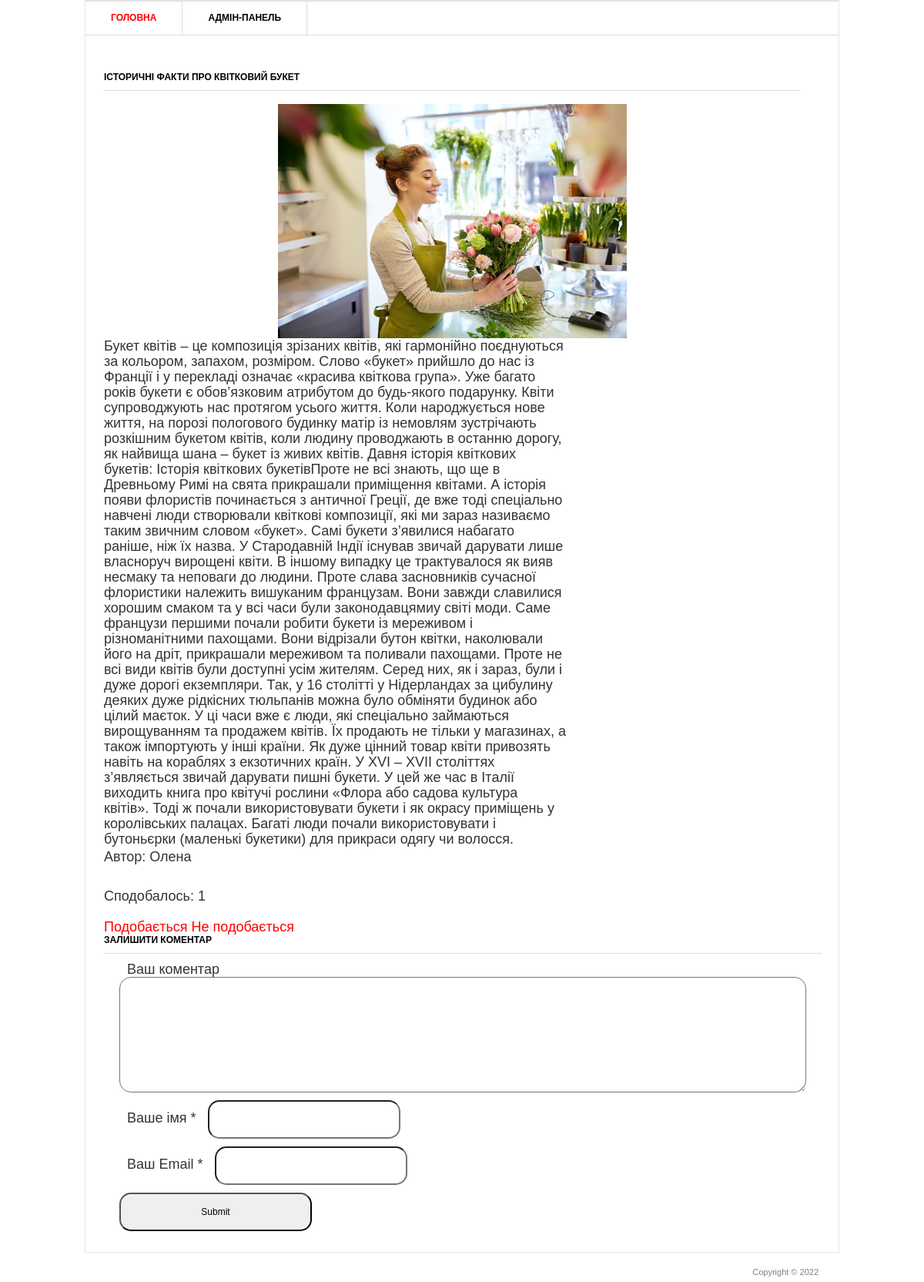
Screenshot of /3/ with the database file from the repository.
### blog/models.py (models this page shows, shortened)
class Post(models.Model):
    tittle = models.CharField('Заголовок запису', max_length=100)
    description = models.TextField('Текст запису')
    author = models.CharField('Імя автора', max_length=100)
    date = models.DateField('Дата публікації')
    img = models.ImageField('Зображення', upload_to='image/%Y')
    class Meta:
        verbose_name = 'Запис'
        verbose_name_plural = 'Записи'

### blog/views.py (the view)
# urls.py: path('<int:pk>/', views.PostDetail.as_view()),
class PostDetail(View):
    def get(self, request, pk):
        post = Post.objects.get(id=pk)
        return render(request, 'blog/blog_detail.html', {'post': post})

### templates/blog/blog_detail.html (shortened to what this page needs)
{% load static %}
<html >
<head>
	<link rel="stylesheet" href="{% static 'css/style.css' %}" type="text/css" media="all" />
</head>
<body>
<div class="shell">
	<div class="border">
		<div id="navigation">
			<ul>
			    <li><a href="/" class="active">Головна</a></li>
			    <li><a href="/admin">Адмін-панель</a></li>
			</ul>
		</div>
		<div id="main">
			<div id="content" class="left">
				<div class="projects">
					<h3>{{ post.tittle }}</h3>
					<p align="center">
                        <a href="#"><img src="{{ post.img.url }}" width="50%" /></a>
                    </p>
					<div class="item">
						<div class="text left">
							<p>{{ post.description }}</p>
							<p>Автор: {{ post.author }} </p>
						</div>
					</div>
				</div>
			</div>
			<div>
				<br>
				<p>Сподобалось: {{ post.likes_set.all.count }}</p>
				<br>
				<a href="{% url 'add_likes' post.id %}">Подобається</a>
				<a href="{% url 'del_likes' post.id %}">Не подобається</a>
			</div>
			<div class="form-comment">
				<h3>Залишити коментар</h3>
				<div>
					<form action="{% url 'add_comments' post.id %}" method="post">
						<div>
							<label>Ваш коментар</label>
							<textarea name="text_comments"></textarea>
						</div>
						<div>
							<label>Ваше імя *</label>
							<input type="text" name="name">
						</div>
						<div>
							<label>Ваш Email *</label>
							<input type="email" name="email">
						</div>
						<div>
							<input type="submit">
						</div>
					</form>
				</div>
			</div>
		</div>
	</div>
	<div id="footer">
		<p class="copy right">Copyright &copy;  2022 </p>
	</div>
</div>
</body>
</html>

### static/css/style.css (style rules this page uses)
* { margin: 0; padding: 0; outline:0; }
body { font-size: 18px; line-height: 20px; font-family: Georgia, Arial, Helvetica, Sans-Serif; color: #333; background: url() repeat 0 0; }
a { color: #ff0000; text-decoration: none; cursor:pointer; }
a img { border: 0; }
input, textarea, select { font-family: Arial, Helvetica, sans-serif; font-size:12px; }
textarea { overflow:auto; }
.left, .alignleft { float: left; display: inline; }
.right, .alignright { float: right; display: inline; }
.shell { width: 980px; margin: 0 auto; }
.border { border: 1px solid #e8e8e8; background: #fff; position: relative; }
#navigation { height: 43px; border-top: 1px solid #dbdbdb; border-bottom: 1px solid #dbdbdb; }
#navigation ul { list-style: none; }
#navigation ul li { float: left; height: 43px; border-right: 1px solid #dbdbdb; font-size: 12px; line-height: 43px; font-weight: bold; text-transform: uppercase; }
#navigation ul li a { float: left; height: 43px; color: #000; padding: 0 33px; }
#navigation ul li a:hover, #navigation ul li a.active { color: #ff0000; text-decoration: none; }
#main { width: 932px; padding: 37px 24px 17px 24px; }
#main h3 { font-size: 12px; line-height: 15px; color: #000; text-transform: uppercase; border-bottom: 1px solid #dbdbdb; padding: 0 0 9px 0; }
#content { width: 905px; }
.projects { padding: 10px 0 0 0; }
.projects h3 { margin: 0 0 17px 0; }
.projects .item { margin: 0 0 28px 0; }
.projects .text { width: 600px; }
.projects .text p { padding: 0 0 3px 0; }
#footer { font-family: Arial, sans-serif; font-size: 11px; line-height: 14px; color: #7f7f7f; padding: 18px 27px 20px 38px; }
.form-comment { font-size: 18px; }
.form-comment label { margin: 10px 10px; }
.form-comment input { border-radius: 15px; padding: 15px; height: 50px; width: 250px; }
.form-comment textarea { border-radius: 15px; padding: 15px; height: 150px; width: 100%; resize: vertical; }
.form-comment div { margin: 10px; }

### rows the page displays
Post: tittle "ІСТОРИЧНІ ФАКТИ ПРО КВІТКОВИЙ БУКЕТ", img (picture), description "Букет квітів – це композиція зрізаних квітів, які гармонійно поєднуються за кольором, запахом, розміром. Слово «букет» прийшло до нас із Франції і у перекладі означає «красива квіткова група». Уже багато років букети є обов’язковим атрибутом до будь-якого подарунку. Квіти супроводжують нас протягом усього життя. Коли народжується нове життя, на порозі пологового будинку матір із немовлям зустрічають розкішним букетом квітів, коли людину проводжають в останню дорогу, як найвища шана – букет із живих квітів. Давня історія квіткових букетів: Історія квіткових букетівПроте не всі знають, що ще в Древньому Римі на свята прикрашали приміщення квітами. А історія появи флористів починається з…", author "Олена", likes_set.all.count "1"
